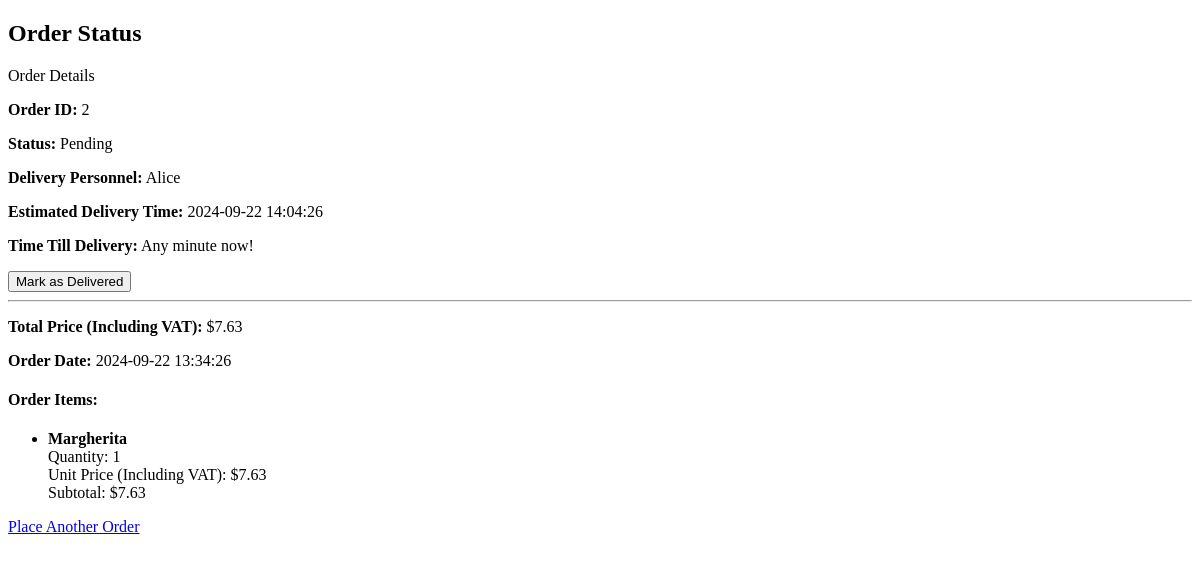
The app's page /order_status/2 (signed in), older data.
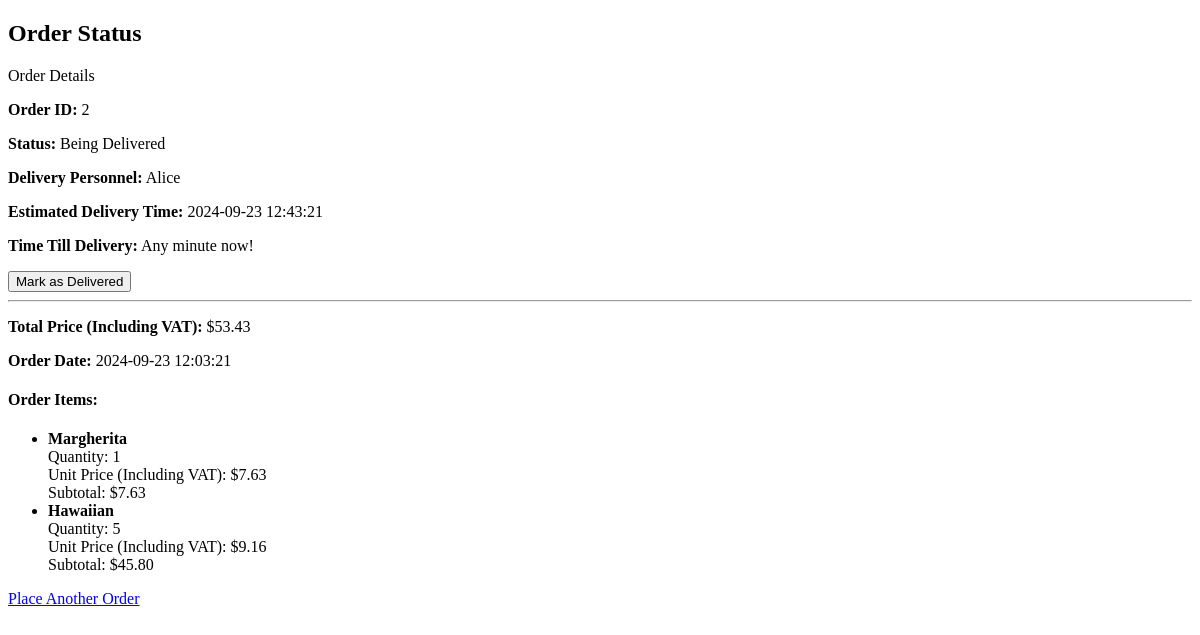
The same page, newer data.
### models.py (models this page shows)
class Order(db.Model):
    __tablename__ = 'Order'
    id = Column(Integer, primary_key=True, autoincrement=True)
    customer_id = Column(Integer, ForeignKey('Customer.id'), nullable=False)
    order_date = Column(DateTime, default=datetime.now, nullable=False)
    delivery_time = Column(DateTime)
    total_price = Column(DECIMAL(10, 2), nullable=False)
    discount_percentage = Column(DECIMAL(5, 2), default=Decimal('0.00'))
    status = Column(Enum(OrderStatusEnum), nullable=False, default=OrderStatusEnum.Pending)
    is_cancelled = Column(Boolean, default=False)
    cancellation_time = Column(DateTime)
    customer = relationship('Customer', back_populates='orders')
    order_items = relationship('OrderItem', back_populates='order', cascade='all, delete-orphan')
    delivery = relationship('Delivery', back_populates='order', uselist=False)
    status_history = relationship('OrderStatusHistory', back_populates='order')

class DeliveryPersonnel(db.Model):
    __tablename__ = 'DeliveryPersonnel'
    id = Column(Integer, primary_key=True, autoincrement=True)
    name = Column(String(50), nullable=False)
    phone = Column(String(15), nullable=False)
    postal_code = Column(String(10), nullable=True)  # Changed nullable to True
    is_available = Column(Boolean, default=True)
    last_delivery_time = Column(DateTime)
    deliveries = relationship('Delivery', back_populates='delivery_personnel')

class Delivery(db.Model):
    __tablename__ = 'Delivery'
    id = Column(Integer, primary_key=True, autoincrement=True)
    order_id = Column(Integer, ForeignKey('Order.id'), nullable=False, unique=True)
    delivery_personnel_id = Column(Integer, ForeignKey('DeliveryPersonnel.id'), nullable=True)
    assigned_at = Column(DateTime, default=datetime.now)
    status = Column(Enum(OrderStatusEnum), nullable=False, default=OrderStatusEnum.Being_Prepared)
    estimated_delivery_time = Column(DateTime)
    delivery_time = Column(DateTime)
    order = relationship('Order', back_populates='delivery')
    delivery_personnel = relationship('DeliveryPersonnel', back_populates='deliveries')

class OrderItem(db.Model):
    __tablename__ = 'OrderItem'
    id = Column(Integer, primary_key=True, autoincrement=True)
    order_id = Column(Integer, ForeignKey('Order.id'), nullable=False)
    menu_item_id = Column(Integer, ForeignKey('MenuItem.id'), nullable=False)
    quantity = Column(Integer, default=1, nullable=False)
    price = Column(DECIMAL(10, 2), nullable=False)
    order = relationship('Order', back_populates='order_items')
    menu_item = relationship('MenuItem')

class MenuItem(db.Model):
    __tablename__ = 'MenuItem'
    id = Column(Integer, primary_key=True, autoincrement=True)
    name = Column(String(50), nullable=False)
    category = Column(Enum(MenuItemCategoryEnum), nullable=False)
    base_price = Column(DECIMAL(10, 2), nullable=False)
    is_vegan = Column(Boolean, default=False)
    is_vegetarian = Column(Boolean, default=False)
    ingredients = relationship(
        'Ingredient',
        secondary='MenuItemIngredient',
        backref=db.backref('menu_items', lazy='dynamic')
    )
    order_items = relationship('OrderItem', back_populates='menu_item')

### routes.py (the view)
    @app.route('/order_status/<int:order_id>', methods=['GET'])
    @login_required
    def order_status_page(order_id):
        order = Order.query.get_or_404(order_id)
        customer = order.customer
        now = datetime.now()
        if order.delivery and order.delivery.estimated_delivery_time:
            time_till_delivery = order.delivery.estimated_delivery_time - now
            if time_till_delivery.total_seconds() > 0:
                hours, remainder = divmod(int(time_till_delivery.total_seconds()), 3600)
                minutes, _ = divmod(remainder, 60)
                if hours > 0:
                    time_till_delivery_str = f"{hours}h {minutes}m"
                else:
                    time_till_delivery_str = f"{minutes}m"
            else:
                time_till_delivery_str = 'Any minute now!'
        else:
            time_till_delivery_str = 'Calculating...'
        return render_template(
            'order_status.html',
            order=order,
            customer=customer,
            time_till_delivery=time_till_delivery_str
        )

### app.py (called while the page is built)
@login_manager.user_loader
def load_user(user_id):
    return db.session.get(Customer, int(user_id))

### templates/order_status.html (shortened to what this page needs)
{% extends 'base.html' %}
{% block content %}
    <div class="container mt-5">
        <h2 class="mb-4">Order Status</h2>
        <div class="card">
            <div class="card-header">
                Order Details
            </div>
            <div class="card-body">
                <p><strong>Order ID:</strong> {{ order.id }}</p>
                <p>
                    <strong>Status:</strong>
                    <span id="order-status" class="badge
                        {% if order.status.value == 'Pending' %}
                            bg-secondary
                        {% elif order.status.value == 'Being Prepared' %}
                            bg-warning
                        {% elif order.status.value == 'Being Delivered' %}
                            bg-info
                        {% elif order.status.value == 'Delivered' %}
                            bg-success
                        {% else %}
                            bg-light
                        {% endif %}
                    ">
                        {{ order.status.value }}
                    </span>
                </p>
                {% if order.delivery %}
                    <p><strong>Delivery Personnel:</strong>
                        <span id="delivery-personnel">
                            {{ order.delivery.delivery_personnel.name if order.delivery.delivery_personnel else 'Awaiting assignment' }}
                        </span>
                    </p>
                    <p><strong>Estimated Delivery Time:</strong>
                        <span id="estimated-delivery-time">
                            {{ order.delivery.estimated_delivery_time.strftime('%Y-%m-%d %H:%M:%S') if order.delivery.estimated_delivery_time else 'Calculating...' }}
                        </span>
                    </p>
                    <p><strong>Time Till Delivery:</strong>
                        <span id="time_till_delivery">
                            {{ time_till_delivery }}
                        </span>
                    </p>
                    {% if order.delivery.status != 'Delivered' %}
                        <form method="POST" action="{{ url_for('complete_delivery_route', delivery_id=order.delivery.id) }}">
                            <button type="submit" class="btn btn-success mt-3">Mark as Delivered</button>
                        </form>
                    {% endif %}
                {% else %}
                    <p><strong>Delivery Status:</strong> <span class="badge bg-warning">Awaiting assignment</span></p>
                {% endif %}
                <hr>
                <p><strong>Total Price (Including VAT):</strong> ${{ "%.2f"|format(order.total_price) }}</p>
                <p><strong>Order Date:</strong> {{ order.order_date.strftime('%Y-%m-%d %H:%M:%S') }}</p>
                <h4 class="mt-4">Order Items:</h4>
                <ul class="list-group">
                    {% for item in order.order_items %}
                        <li class="list-group-item d-flex justify-content-between align-items-center">
                            <div>
                                <strong>{{ item.menu_item.name }}</strong><br>
                                Quantity: {{ item.quantity }}<br>
                                Unit Price (Including VAT): ${{ "%.2f"|format(item.price) }}
                            </div>
                            <span class="badge bg-primary rounded-pill">
                                Subtotal: ${{ "%.2f"|format(item.price * item.quantity) }}
                            </span>
                        </li>
                    {% endfor %}
                </ul>
            </div>
        </div>
        <a href="{{ url_for('order') }}" class="btn btn-primary mt-4">Place Another Order</a>
    </div>
{% endblock %}

### templates/base.html (shortened to what this page needs)
<!DOCTYPE html>
<html lang="en">
<head>
</head>
<body>
    <div class="container">
        {% block content %}{% endblock %}
    </div>
</body>
</html>

Row changes from the older to the newer data that the page shows:
changed Order id 2: status.value "Pending" → "Being Delivered"; total_price "7.63" → "53.43"; order_date "2024-09-22 13:34:26" → "2024-09-23 12:03:21"
changed Delivery: delivery.estimated_delivery_time "2024-09-22 14:04:26" → "2024-09-23 12:43:21"
now on this page (row edited): OrderItem: menu_item.name "Hawaiian", quantity "5", price "9.16", item.price*item.quantity "45.80"
